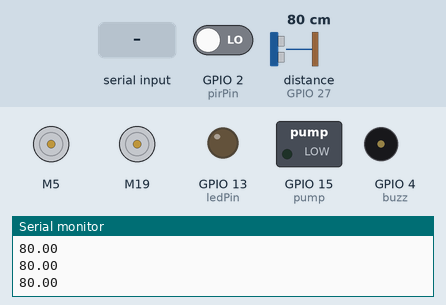
The sketch below on a simulated ESP32. On the bench: 2 × DC motor (green arrow = forward, orange = backward, longer = faster), switched loads named in the sketch (green lamp = pin HIGH), output pins drawn as LEDs (lit = HIGH), buzzer (waves = sounding, pin HIGH), the last lines printed to the serial monitor. Dashed ring = blinking. Inputs (shaded band) come from the test bench; at power-on: GPIO 2 (pirPin) LOW, distance to the obstacle (sensor on GPIO 27) 80 cm. Nothing arrives over Bluetooth unless stated.

Above: at 1.3 s.
1.4 s: GPIO 2 (pirPin) driven HIGH
At 2.3 s:
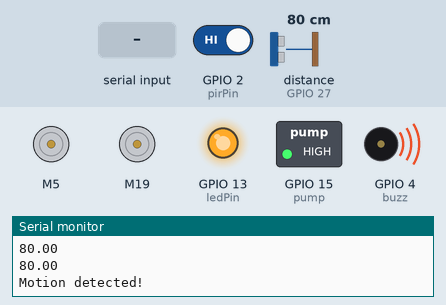
4.5 s: "1" received over the second serial link
At 7.1 s:
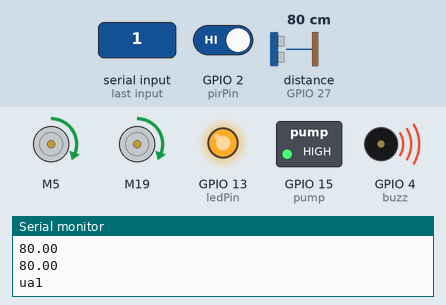
7.6 s: GPIO 2 (pirPin) driven LOW
At 9.1 s:
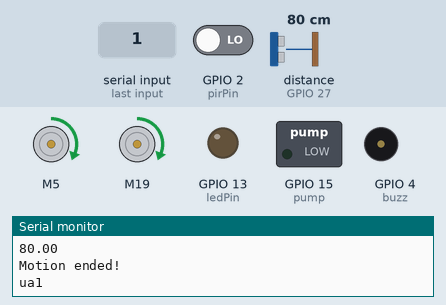
9.6 s: "2" received over the second serial link
12.7 s: GPIO 2 (pirPin) driven HIGH
At 13.6 s:
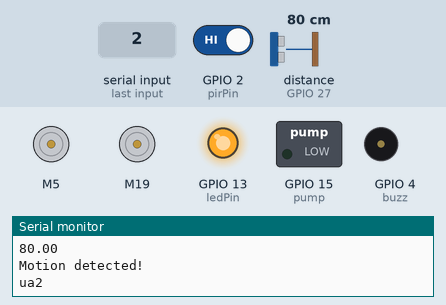
Timing chart, 0 to 16.8 s (numbered marks = the images above; inputs shaded):
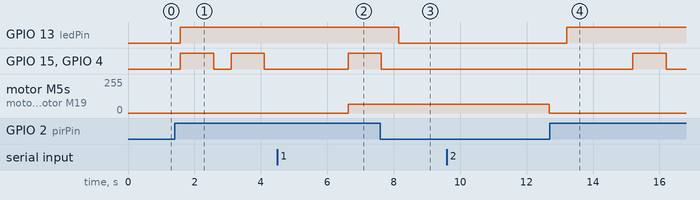

Measured:
- after the input at 1.4 s, GPIO 13 (ledPin): LOW → HIGH after 0.18 s; GPIO 15 (pump), GPIO 4 (buzz): alternates HIGH for 1.0 s and LOW for 0.53 s, starting after 0.18 s
- after the input at 4.5 s, motor M5, motor M19: stopped → forward 64/255 after 2.1 s
- after the input at 7.6 s, GPIO 13 (ledPin): HIGH → LOW after 0.55 s
- after the input at 9.6 s, motor M5, motor M19: forward 64/255 → stopped after 3.1 s
- after the input at 12.7 s, GPIO 13 (ledPin): LOW → HIGH after 0.50 s; GPIO 15 (pump), GPIO 4 (buzz): LOW → HIGH after 2.5 s, → LOW 1.0 s later

The sketch:

main.ino
```cpp
#include "inc/example.hpp"
#include "inc/pirSensor.hpp"
#include "BluetoothSerial.h"
#include <HCSR04.h>
#include <L298NX2.h>

#define pump 15
void move();
BluetoothSerial SerialBT;
UltraSonicDistanceSensor distanceSensor(14, 27);
// Pin definition
const unsigned int EN_A = 16;
const unsigned int IN1_A = 5;
const unsigned int IN2_A = 18;

const unsigned int IN1_B = 19;
const unsigned int IN2_B = 21;
const unsigned int EN_B = 17;
const uint8_t buzz = 4;

int direction;

// Initialize both motors
L298NX2 motors(EN_A, IN1_A, IN2_A, EN_B, IN1_B, IN2_B);

void setup(){
    setupPir();
    Serial.begin(115200);
    SerialBT.begin("Skunks");
    pinMode(buzz, OUTPUT);
    digitalWrite(buzz, LOW);
    pinMode(pump, OUTPUT);
}

void loop(){
  Serial.println(distanceSensor.measureDistanceCm());
  delay(500);
  if (SerialBT.available())
  {
    direction = SerialBT.read();
  }
  delay(20);
  bool motionState = loopPir();
  move(motionState);
}


void move(bool state){
  if(direction == 0x31){
        motors.reset();
        Serial.write("ua1\n");
        delay(2000);
        motors.setSpeedA(0x40);
        motors.setSpeedB(0x40);

        motors.forwardA();
        motors.forwardB();
    }
    else if(direction == 0x32){
        motors.reset();
        Serial.write("ua2\n");
        delay(2000);
        motors.setSpeedA(0x00);
        motors.setSpeedB(0x00);
        motors.stopA();
        motors.stopB();
    }
    else if(direction == 0x34){
        motors.reset();
        Serial.write("ua3\n");
        delay(2000);
        motors.setSpeedA(0x80);
        motors.setSpeedB(0x0A);

        motors.forwardA();
        motors.backwardB();
    }
    else if(direction == 0x33){
        motors.reset();
        Serial.write("ua4\n");
        delay(2000);
        motors.setSpeedB(0x80);
        motors.setSpeedA(0x0A);

        motors.backwardA();
        motors.forwardB();
    }
    if(state == true){
      digitalWrite(buzz, HIGH);
      digitalWrite(pump, HIGH);
      delay(1000);
      digitalWrite(buzz, LOW);
      digitalWrite(pump, LOW);
    }
}
```

example.cpp
```cpp
#include "inc/example.hpp"


void yhy(){
    Serial.print("TEST");
}
```

example.hpp
```cpp
#include <stdio.h>
#include <Arduino.h>

void yhy();
```

pirSensor.hpp
```cpp
#include <stdio.h>
#include <Arduino.h>

#define pirPin 2
#define ledPin 13

void setupPir();

bool loopPir();
```

serialBT.hpp
```cpp
#include "BluetoothSerial.h"
#include <stdio.h>
#include <Arduino.h>


void setupBT(BluetoothSerial);

char checkSerial(BluetoothSerial);
```

pirSensor.cpp
```cpp
#include "inc/pirSensor.hpp"

int val;
bool motionState;

void setupPir() {
  pinMode(ledPin, OUTPUT);
  pinMode(pirPin, INPUT);
  Serial.begin(9600);
}

bool loopPir() {
  val = digitalRead(pirPin);

  if (val == HIGH) {
    digitalWrite(ledPin, HIGH);

    if (motionState == false) {
      Serial.println("Motion detected!");
      motionState = true;
    }
  }

  else {
    digitalWrite(ledPin, LOW);
    if (motionState == true) {
      Serial.println("Motion ended!");
      motionState = false;
    }
  }
  return motionState;
}
```

serialBT.cpp
```cpp
#include "BluetoothSerial.h"
#include "inc/serialBT.hpp"

void setupBT(BluetoothSerial SerialBT) {
  SerialBT.begin("Skunks");
  Serial.println("The device started, now you can pair it with bluetooth!");
}

char checkSerial(BluetoothSerial SerialBT) {
  if (SerialBT.available())
  {
    delay(20);
    return SerialBT.read();
  }
  else return 0;
}
```
